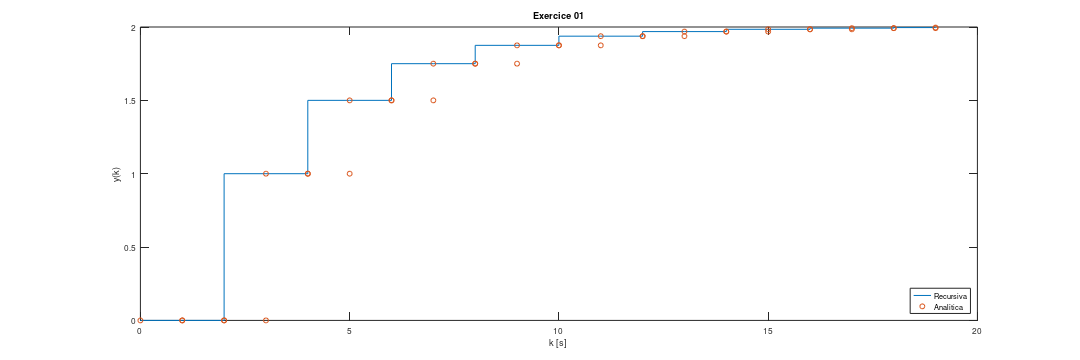
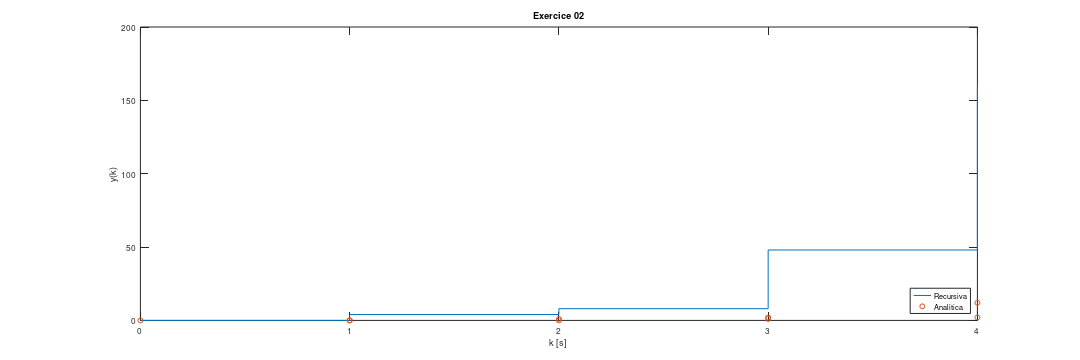
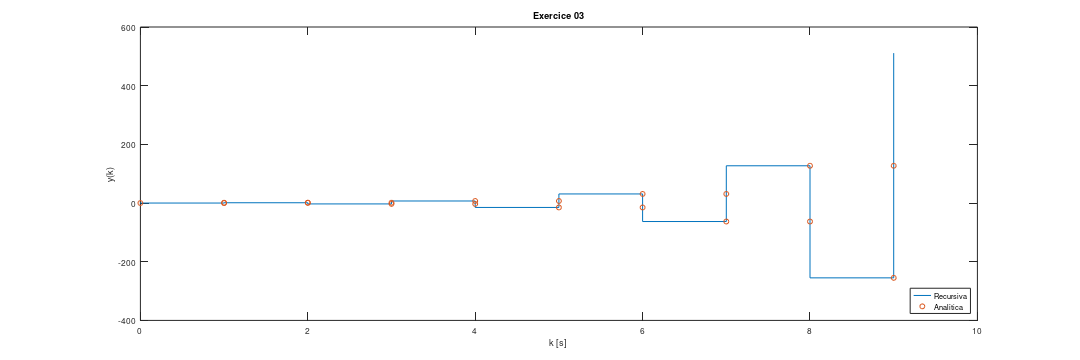
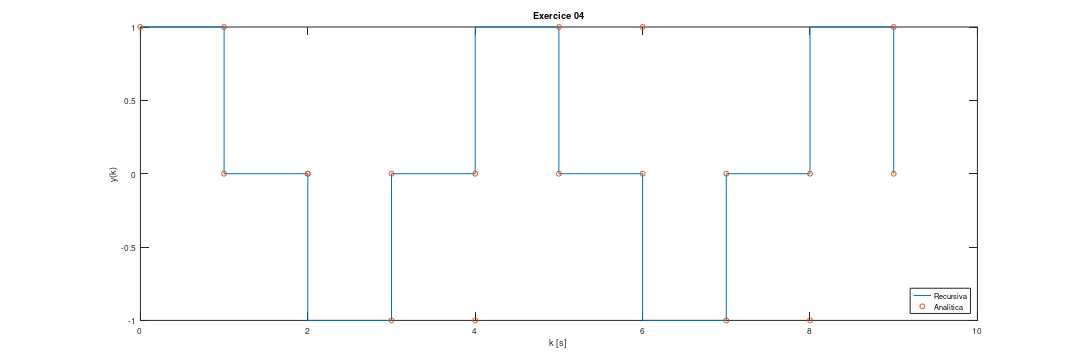

MATLAB code to generate these figures, in order:
%%  Transformada Z
%%============================================================================

clc
close all
fpath = 'C:\Users\Admin-PC\OneDrive\UNICAMP\classes\es601\p2\images';
fsize = [0 0 18 6];

%%  Exercice 1
%   y(0) = y(1) = 0; k>=0
%   y(k+2) - a * y(k) = u;
%   ztrans(y(n+2) -alpha*y(n) == heaviside(n))
%   simplify(iztrans(partfrac((1/((z^2 - alpha)*(z - 1))),z, 'FactorMode', 'full')*z))


%   Recursive Solution
alpha   = 0.5;          % Constant          (!=1)
n       = 20;           % Interval Size
kr      = 0:n-1;        % Desired Interval

yr      = 0;
yr(1)   = 0;
yr(2)   = 0;            % Initial Conditions

sysOrder= 2;            % System Order

for j=0:n-1-sysOrder

    k = j+1;

    yr(k+2) = alpha * yr(k)+1;
end
figure; stairs(kr,yr)
title('Exercice 01'); xlabel('k [s]'); ylabel('y(k)')


%   Analytic Solution
beta    = sqrt(alpha);  % Constant
A       = 1/(2*beta * (beta+1));
B       = 1/(2*beta * (beta-1));
C       = 1/(1 - alpha);

ka = kr;                                                % Analytic Interval
ya = (A * (-beta).^(ka-1) + B * (+beta).^(ka-1) + C);   % Analytic Solution
ya(1)   = yr(1);
ya(2)   = yr(2);    % Initial Conditions (use Heaviside Function instead)

hold on
stairs(ka,ya,'o');  % Adding the Analytic Solution
legend("Recursiva", "Analítica", "location", "southeast")
set(gcf, 'PaperPosition', fsize);
saveas(gca, fullfile(fpath, 'exercice01'), 'png');
hold off




%%   Exercício 2
%   y(0) = 0; k>=0
%   y(k+1) + 2 * y(k) = 4^k
%   iztrans(partfrac((1/((z - 4)*(z + 2))),z, 'FactorMode', 'full')*z)


%   Recursive Solution
n       = 5;            % Interval Size
kr      = 0:n-1;        % Desired Interval

yr      = 0;
yr(1)   =0;             % Initial Conditions

sysOrder= 1;            % System Order

for j=0:n-1-sysOrder

    k = j+1;

    yr(k+1) = -2 * yr(k) + 4^(k);
end
figure; stairs(kr,yr)
title('Exercice 02'); xlabel('k [s]'); ylabel('y(k)')


%   Analytic Solution
A       = +1/6;
B       = -1/6;

ka = kr;                                    % Analytic Interval
ya = (A * (+4).^(ka-1) + B * (-2).^(ka-1)); % Analytic Solution
ya(1)   = yr(1);    % Initial Conditions (use Heaviside Function instead)

hold on
stairs(ka,ya,'o');  % Adding the Analytic Solution
legend("Recursiva", "Analítica", "location", "southeast")
set(gcf, 'PaperPosition', fsize);
saveas(gca, fullfile(fpath, 'exercice02'), 'png');
hold off




%%  Exercício 3
%   y(0) = 0; y(1) = 1; k>=0
%   y(k+2) + 3*y(k+1) + 2*y(k) = 0;
%   pretty(partfrac((1/(z^2 + 3*z + 2)), z, 'FactorMode', 'full'))
%   pretty(iztrans(partfrac((1/(z^2 + 3*z + 2)), z, 'FactorMode', 'full')*z))


%   Recursive Solution
n       = 10;           % Interval Size
kr      = 0:n-1;        % Desired Interval

yr      = 0;
yr(1)   = 0;
yr(2)   = 1;            % Initial Conditions

sysOrder= 2;            % System Order

for j=0:n-1-sysOrder

    k = j+1;

    yr(k+2) = -3 * yr(k+1) -2 * yr(k);
end
figure; stairs(kr,yr)
title('Exercice 03'); xlabel('k [s]'); ylabel('y(k)')


%   Analytic Solution
ka = kr;                                    % Analytic Interval
ya = (1 * (-1).^(ka-1) - 1 * (-2).^(ka-1)); % Analytic Solution
ya(1)   = yr(1);
ya(2)   = yr(2);    % Initial Conditions (use Heaviside Function instead)

hold on
stairs(ka,ya,'o');  % Adding the Analytic Solution
legend("Recursiva", "Analítica", "location", "southeast")
set(gcf, 'PaperPosition', fsize);
saveas(gca, fullfile(fpath, 'exercice03'), 'png');
hold off




%%  Exercício 4
%   y(0) = 1; y(1) = 0; k>= 0
%   y(k+2) + y(k) = 0;
%   pretty(partfrac((z/(z^2 + 1)), z, 'FactorMode', 'full'))
%   pretty(iztrans(partfrac((z/(z^2 + 1)), z, 'FactorMode', 'full')*z))


%   Recursive Solution
n       = 10;           % Interval Size
kr      = 0:n-1;        % Desired Interval

yr      = 0;
yr(1)   = 1;
yr(2)   = 0;            % Initial Conditions

sysOrder= 2;            % System Order

for j=0:n-1-sysOrder

    k = j+1;

    yr(k+2) = -1 * yr(k);
end
figure; stairs(kr,yr)
title('Exercice 04'); xlabel('k [s]'); ylabel('y(k)')


%   Analytic Solution
ka = kr;                                    % Analytic Interval
ya = (1/2 * (+1i).^(ka-1) + 1/2 * (-1i).^(ka-1)); % Analytic Solution
ya(1)   = yr(1);
ya(2)   = yr(2);    % Initial Conditions (use Heaviside Function instead)

hold on
stairs(ka,ya,'o');  % Adding the Analytic Solution
legend("Recursiva", "Analítica", "location", "southeast")
set(gcf, 'PaperPosition', fsize);
saveas(gca, fullfile(fpath, 'exercice04'), 'png');
hold off




%%  Exercício 5
%   y(-2) = a; y(-1) = b;
%   y(k) - y(k-2) = 0;
%   pretty(iztrans(partfrac( (-z*a -b)/(z^2 - 1), z, 'FactorMode', 'full')*z ))


%   Recursive Solution
n       = 10;           % Interval Size
kr      = -2:n-3;       % Desired Interval

yr      = 0;
a       = 1;
b       = 1;
yr(1)   = a;
yr(2)   = b;            % Initial Conditions

sysOrder= 2;            % System Order

for j=0:n-1-sysOrder

    k = j+1;

    yr(k+2) = +1 * yr(k);
end
figure; stairs(kr,yr)
title('Exercice 05'); xlabel('k [s]'); ylabel('y(k)')


%   Analytic Solution
ka = kr;                                    % Analytic Interval
ya = (+(a/2 + b/2) * (+1).^(ka-1) -(a/2 - b/2) * (-1).^(ka-1)); % Analytic Solution
ya(1)   = yr(1);    
ya(2)   = yr(2);    % Initial Conditions (use Heaviside Function instead)

hold on
stairs(ka,ya,'o');  % Adding the Analytic Solution
legend("Recursiva", "Analítica", "location", "southeast")
set(gcf, 'PaperPosition', fsize);
saveas(gca, fullfile(fpath, 'exercice05'), 'png');
hold off




%%  Exercício 6
%   y(0) = 1; y(1) = 0; k>=0
%   y(k+2) - ay(k+1) - by(k) = u(k);
%   pretty((partfrac( (1)/((z^2 - a*z - b)*(z-1)) + (z)/(z^2 -a*z -b) - (a)/(z^2 -a*z -b), z, 'FactorMode', 'full')*z ))


%   Recursive Solution
n       = 10;           % Interval Size
kr      = 0:n-1;        % Desired Interval

yr      = 0;
a       = 2;
b       = 2;
yr(1)   = 1;
yr(2)   = 0;            % Initial Conditions

sysOrder= 2;            % System Order

for j=0:n-1-sysOrder

    k = j+1;

    yr(k+2) = +a * yr(k+1) + b * yr(k) + 1;
end
figure; stairs(kr,yr)
title('Exercice 06'); xlabel('k [s]'); ylabel('y(k)')


%   Analytic Solution
ka = kr;                % Analytic Interval


[r0, p0, k0] = residue([0  1] ,  [1 (-a-1) (-b+a) b]);
[r1, p1, k1] = residue([1  0] ,  [0     1     -a -b]);
[r2, p2, k2] = residue([0 -a] ,  [0     1     -a -b]);


ya =      r0(1)*(p0(1)).^(ka-1) + r0(2)*(p0(2)).^(ka-1) + r0(2)*(p0(2)).^(ka-1);
ya = ya + r1(1)*(p1(1)).^(ka-1) + r1(2)*(p1(2)).^(ka-1);
ya = ya + r2(1)*(p2(1)).^(ka-1) + r2(2)*(p2(2)).^(ka-1); % Analytic Solution

ya(1)   = yr(1);    
ya(2)   = yr(2);    % Initial Conditions (use Heaviside Function instead)

hold on
stairs(ka,ya,'o');  % Adding the Analytic Solution
legend("Recursiva", "Analítica", "location", "southeast")
set(gcf, 'PaperPosition', fsize);
saveas(gca, fullfile(fpath, 'exercice06'), 'png');
hold off




%%  Exercício 7
%   Condições Iniciais Nulas
%   y(k+1) = ay(k) + bu(k);
%   pretty((partfrac( (b)/((z - a)*(z-1)), z, 'FactorMode', 'full')*z ))


%   Recursive Solution
n       = 10;           % Interval Size
kr      = 0:n-1;        % Desired Interval

yr      = 0;
a       = 2;            % (!=1)
b       = 2;
yr(1)   = 0;            % Initial Conditions

sysOrder= 1;            % System Order

for j=0:n-1-sysOrder

    k = j+1;

    yr(k+1) = +a * yr(k) + b * 1;
end
figure; stairs(kr,yr)
title('Exercice 07'); xlabel('k [s]'); ylabel('y(k)')


%   Analytic Solution
ka = kr;                                    % Analytic Interval
ya = (-b/(a-1) * (+1).^(ka-1) + b/(a-1) * (a).^(ka-1)); % Analytic Solution
ya(1)   = yr(1);    % Initial Conditions (use Heaviside Function instead)

hold on
stairs(ka,ya,'o');  % Adding the Analytic Solution
legend("Recursiva", "Analítica", "location", "southeast")
set(gcf, 'PaperPosition', fsize);
saveas(gca, fullfile(fpath, 'exercice07'), 'png');
hold off




%%  Exercício 8 (P1)
%   Condições Iniciais Nulas
%   u(k) = u(k-1) - u(k-2); Degraus 
%   y(k+2) - ay(k) = u(k);
%   pretty((partfrac( (1)/(z*(z - 1)*(z^2 - a)) - (1)/(z^2*(z - 1)*(z^2 - a)), z, 'FactorMode', 'full')*z ))


%   Recursive Solution
n       = 10;           % Interval Size
kr      = 0:n-1;        % Desired Interval

yr      = 0;
a       = 1;            % (!=0)
yr(1)   = 0;
yr(2)   = 0;            % Initial Conditions

sysOrder= 2;            % System Order

for j=0:n-1-sysOrder

    k = j+1;

    if (k>=1) && (k<2)
        yr(k+2) = +a * yr(k) + 1;
    else
        yr(k+2) = +a * yr(k) + 0;
    end
end
figure; stairs(kr,yr)
title('Exercice 08'); xlabel('k [s]'); ylabel('y(k)')


%   Analytic Solution
ka = kr;                                    % Analytic Interval
ya = ( (1/2*a^(-3/2)) * (sqrt(a)).^(ka-1) - (1/2*a^(-3/2)) * (-sqrt(a)).^(ka-1)); % Analytic Solution
ya(1)   = yr(1);
ya(2)   = yr(2);    % Initial Conditions (use Heaviside Function instead)

hold on
stairs(ka,ya,'o');  % Adding the Analytic Solution
legend("Recursiva", "Analítica", "location", "southeast")
set(gcf, 'PaperPosition', fsize);
saveas(gca, fullfile(fpath, 'exercice08'), 'png');
hold off